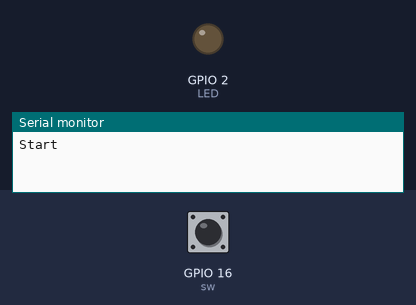
Bench run of a sketch on a simulated ESP8266 (NodeMCU). On the bench: output pins drawn as LEDs (lit = HIGH), the last lines printed to the serial monitor. The inputs (shaded band) are chosen by the test bench; at power-on: GPIO 16 (sw) HIGH. Pins used as bus, display or sensor lines are not drawn.

Above: at 2.3 s.
2.4 s: GPIO 16 (sw) pulled LOW for 0.15 s
At 3.1 s:
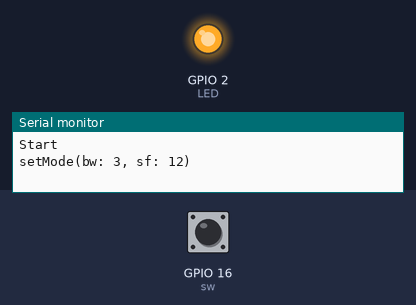
Timing chart, 0 to 5.4 s (numbered marks = the images above; inputs shaded):
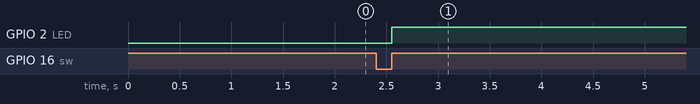

The sketch:

ESP_Test_LoRa.ino
```cpp
/*
 * ESP8266+LoRaモジュール+GPSモジュールで、
 * スイッチを押されたら（入れて切る）緯度経度を取得し、
 * bw, sfを変えながらLoRaで送信し、
 * LoRaモジュールからのレスポンスをプリントする
 */
#include <ESP8266WiFi.h>
#include <SoftwareSerial.h>
#include <string.h>

extern "C" {
#include "user_interface.h"
}

static const int LED = 2;

static const int sw = 16;
static const unsigned long PUSH_SHORT = 1000;

static const int LoRa_RX = 13, LoRa_TX = 12;
static const int LoRa_Rst = 14;
SoftwareSerial LoRa_ss(LoRa_RX, LoRa_TX, false, 256);

void LoRa_reset(void) {
    digitalWrite(LoRa_Rst, LOW);
    delay(100);
    digitalWrite(LoRa_Rst, HIGH);
}

int LoRa_recv(char *buf) {
    char *start = buf;

    while (true) {
        delay(0);
        while (LoRa_ss.available() > 0) {
            *buf++ = LoRa_ss.read();
            if (*(buf-2) == '\r' && *(buf-1) == '\n') {
                *buf = '\0';
                return (buf - start);
            }
        }
    }
}

int LoRa_send(char * msg) {
    char *start = msg;
    while (*msg != '\0') {
        LoRa_ss.write(*msg++);
    }
    return (msg - start);
}

int bw = 3;
int sf = 12;
int timeout = 5;

int sendcmd(char *cmd) {
    unsigned long t;
    char buf[64];

//    Serial.print(cmd);
    LoRa_send(cmd);

    while (true) {
        LoRa_recv(buf);
        if (strstr(buf, "OK")) {
//            Serial.print(buf);
            return true;
        } else if (strstr(buf, "NG")) {
//            Serial.print(buf);
            return false;
        }
    }
}

void setMode(int bw, int sf) {
    char buf[64];

    LoRa_send("config\r\n");
    delay(200);
    LoRa_reset();
    delay(1500);

    while (true) {
        LoRa_recv(buf);
        if (strstr(buf, "Mode")) {
            Serial.print(buf);
            break;
        }
    }

    sendcmd("2\r\n");
    sprintf(buf, "bw %d\r\n", bw);
    sendcmd(buf);
    sprintf(buf, "sf %d\r\n", sf);
    sendcmd(buf);
    sendcmd("q 2\r\n");
    sendcmd("w\r\n");

    LoRa_reset();
    Serial.println("LoRa module set to new mode");
    delay(1000);
}

void send2LoRa() {
    char obuf[64], ibuf[64], shortbuf[32];
    char * buf;
    int n;
    unsigned long t;

    strcpy(obuf, "res=(");
    dtostrf(12.345, 12, 8, &obuf[strlen(obuf)]); //ここで送るデータを指定（今回は適当な数字だが、実際にはgps.location.lat()とか）
    strcat(obuf, ",");
    dtostrf(23.456, 12, 8, &obuf[strlen(obuf)]);
    strcat(obuf, ",");
    dtostrf(34.567, 12, 8, &obuf[strlen(obuf)]);
    strcat(obuf, ")\r\n");

    strcpy(shortbuf, "res=(");
    dtostrf(12.345, 8, 4, &shortbuf[strlen(shortbuf)]);
    strcat(shortbuf, ",");
    dtostrf(23.456, 8, 4, &shortbuf[strlen(shortbuf)]);
    strcat(shortbuf, ",");
    dtostrf(34.567, 8, 4, &shortbuf[strlen(shortbuf)]);
    strcat(shortbuf, ")\r\n");

    digitalWrite(LED, HIGH);

    Serial.print("setMode(bw: ");
    Serial.print(bw);
    Serial.print(", sf: ");
    Serial.print(sf);
    Serial.println(")");

    setMode(bw, sf);

    t = millis();
    delay(500);

    Serial.print("send to LoRa: ");
    buf = shortbuf; //or obuf
    Serial.print(buf);
    LoRa_send(buf);

    while (true) {
        LoRa_recv(ibuf);
        if (strstr(ibuf, "OK")) {
            Serial.print(ibuf);
            break;
        } else if (strstr(ibuf, "NG")) {
            Serial.print(ibuf);
            break;
        }
    }

    long s;

    s = timeout * 1000 - (millis() - t);
    if (s > 0) {
        Serial.print("delay: ");
        Serial.println(s);
        delay(s);
    }

    digitalWrite(LED, LOW);
}

void setup()
{
    WiFi.mode(WIFI_OFF);

    Serial.begin(115200);
    delay(20);

    pinMode(LED, OUTPUT);
    digitalWrite(LED, LOW);

    pinMode(sw, INPUT);

    LoRa_ss.begin(115200);
    pinMode(LoRa_Rst, OUTPUT_OPEN_DRAIN);
    digitalWrite(LoRa_Rst, HIGH);

    LoRa_reset();

    delay(1000); // LoRaモジュールをリセットしてからCPUと通信できるまでに1秒程度かかるようだ

    while (LoRa_ss.available() > 0) {
        char c = LoRa_ss.read();
            if (c < 0x80) {
                Serial.print(c);
            }
    }
    Serial.println(F("\r\nStart"));
}

void loop()
{
    unsigned long gauge = 0;
    char buf[128];

    while (digitalRead(sw) == 0) {
        gauge++;
        delay(0);
    }
    if (gauge > PUSH_SHORT) {
        send2LoRa();
    }
}
```

Measured:
- after the input at 2.4 s, GPIO 2 (LED): LOW → HIGH after 0.15 s
